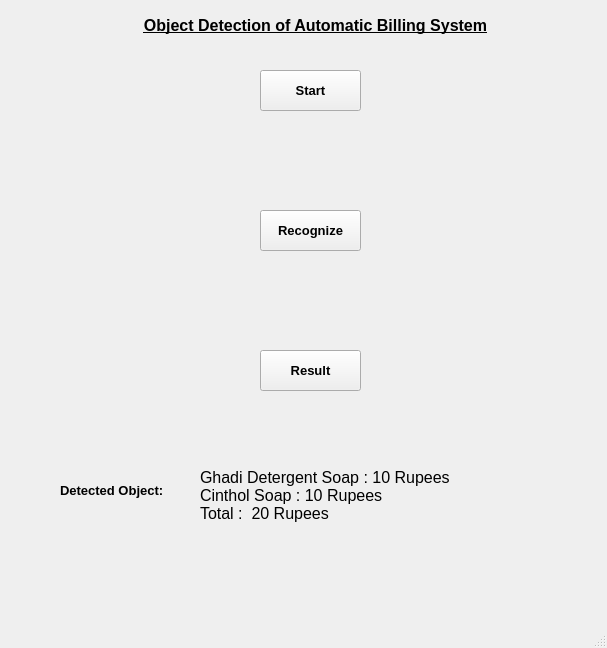
<?xml version="1.0" encoding="UTF-8"?>
<ui version="4.0">
 <class>MainWindow</class>
 <widget class="QMainWindow" name="MainWindow">
  <property name="geometry">
   <rect>
    <x>0</x>
    <y>0</y>
    <width>607</width>
    <height>648</height>
   </rect>
  </property>
  <property name="windowTitle">
   <string>MainWindow</string>
  </property>
  <widget class="QWidget" name="centralwidget">
   <widget class="QPushButton" name="startButton">
    <property name="geometry">
     <rect>
      <x>260</x>
      <y>70</y>
      <width>101</width>
      <height>41</height>
     </rect>
    </property>
    <property name="font">
     <font>
      <family>Microsoft YaHei UI</family>
      <pointsize>10</pointsize>
      <weight>75</weight>
      <bold>true</bold>
     </font>
    </property>
    <property name="text">
     <string>Start</string>
    </property>
   </widget>
   <widget class="QPushButton" name="detectButton">
    <property name="geometry">
     <rect>
      <x>260</x>
      <y>210</y>
      <width>101</width>
      <height>41</height>
     </rect>
    </property>
    <property name="font">
     <font>
      <family>Microsoft YaHei UI</family>
      <pointsize>10</pointsize>
      <weight>75</weight>
      <bold>true</bold>
     </font>
    </property>
    <property name="text">
     <string>Recognize</string>
    </property>
   </widget>
   <widget class="QPushButton" name="resultButton">
    <property name="geometry">
     <rect>
      <x>260</x>
      <y>350</y>
      <width>101</width>
      <height>41</height>
     </rect>
    </property>
    <property name="font">
     <font>
      <family>Microsoft YaHei UI</family>
      <pointsize>10</pointsize>
      <weight>75</weight>
      <bold>true</bold>
     </font>
    </property>
    <property name="text">
     <string>Result</string>
    </property>
   </widget>
   <widget class="QLabel" name="label">
    <property name="geometry">
     <rect>
      <x>120</x>
      <y>10</y>
      <width>391</width>
      <height>31</height>
     </rect>
    </property>
    <property name="font">
     <font>
      <family>Arial</family>
      <pointsize>12</pointsize>
      <weight>75</weight>
      <bold>true</bold>
      <underline>true</underline>
     </font>
    </property>
    <property name="text">
     <string>Object Detection of Automatic Billing System</string>
    </property>
    <property name="alignment">
     <set>Qt::AlignCenter</set>
    </property>
   </widget>
   <widget class="QLabel" name="lb">
    <property name="geometry">
     <rect>
      <x>60</x>
      <y>480</y>
      <width>121</width>
      <height>21</height>
     </rect>
    </property>
    <property name="font">
     <font>
      <family>Microsoft YaHei UI</family>
      <pointsize>10</pointsize>
      <weight>75</weight>
      <bold>true</bold>
     </font>
    </property>
    <property name="text">
     <string>Detected Object:</string>
    </property>
   </widget>
   <widget class="QLabel" name="lb2">
    <property name="geometry">
     <rect>
      <x>200</x>
      <y>440</y>
      <width>281</width>
      <height>111</height>
     </rect>
    </property>
    <property name="font">
     <font>
      <pointsize>12</pointsize>
     </font>
    </property>
    <property name="text">
     <string>Ghadi Detergent Soap : 10 Rupees
Cinthol Soap : 10 Rupees
Total :  20 Rupees</string>
    </property>
   </widget>
  </widget>
  <widget class="QMenuBar" name="menubar">
   <property name="geometry">
    <rect>
     <x>0</x>
     <y>0</y>
     <width>607</width>
     <height>21</height>
    </rect>
   </property>
  </widget>
  <widget class="QStatusBar" name="statusbar"/>
 </widget>
 <resources/>
 <connections/>
</ui>
